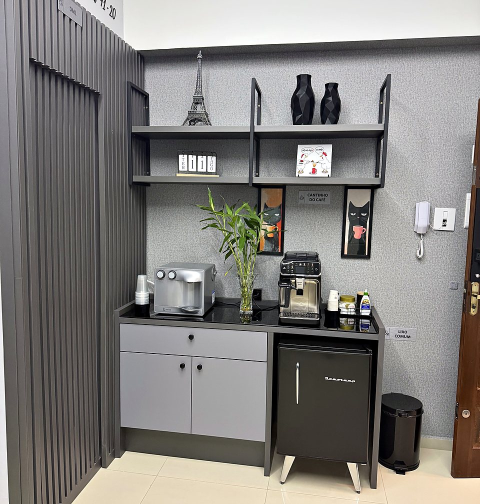
#> input picture img/cantinho-cafe.jpg, 960 x 1008 px, given in place of thalita-original.jpg, which was not available (shown at 1/2 size)
$ python preparar-retrato.py
#> lines starting #> are read from the running program, lines starting #| are printed output that depends on the picture; pictures that were not available may be replaced by others from this repository, and a replacement may not be noted
# Prepara o retrato da Thalita para o site: tira as bordas brancas do
# WhatsApp, corta no formato pedido e ajusta luz de leve.
#
#   python preparar-retrato.py <foto> [fx] [fy] [zoom] [largura] [altura] [destino]
#
#   fx    0 = puxa para a esquerda da foto, 1 = para a direita
#   fy    0 = puxa para o topo, 1 = para a base
#   zoom  1 = maior corte possível; 0.8 = fecha mais no assunto

import sys, os
from PIL import Image, ImageOps, ImageEnhance, ImageChops


def arg(i, conv, padrao):
    return conv(sys.argv[i]) if len(sys.argv) > i else padrao


ORIGEM = arg(1, str, "thalita-original.jpg")
FX = arg(2, float, 0.5)
FY = arg(3, float, 0.42)
ZOOM = arg(4, float, 1.0)
#> further down, im is the input picture: PIL image 960x1008 RGB; mean R, G, B 130.4, 127.6, 124.3
LARGURA = arg(5, int, 1200)
ALTURA = arg(6, int, 1200)
DESTINO = arg(7, str, os.path.join(os.path.dirname(os.path.abspath(__file__)), "img", "thalita.jpg"))


def sem_bordas(im):
    """Corta as faixas quase brancas que o WhatsApp deixa em volta."""
    fundo = Image.new("RGB", im.size, (255, 255, 255))
#> fundo: PIL image 960x1008 RGB; every value is 255
    dif = ImageChops.difference(im.convert("RGB"), fundo).convert("L")
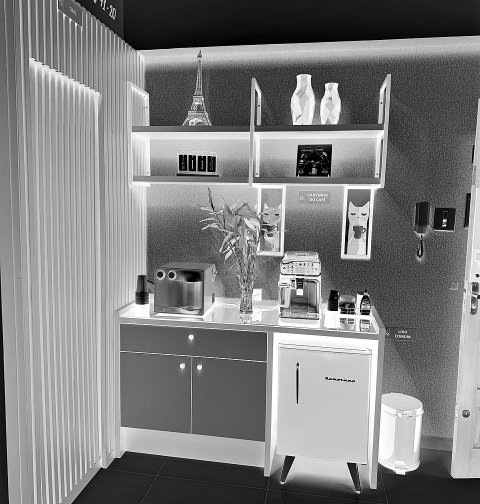
#> dif: PIL image 960x1008 L (shown at 1/2 size); min 0, max 255, mean 126.9
    caixa = dif.point(lambda p: 255 if p > 18 else 0).getbbox()
#> caixa = (0, 0, 960, 1008)
    return im.crop(caixa) if caixa else im


def enquadra(im):
    """Maior retângulo do formato pedido, reduzido pelo zoom e posicionado por fx/fy."""
    alvo = LARGURA / ALTURA
#> alvo = 1
    l, a = im.size
#> l = 960; a = 1008
    nova_l, nova_a = (int(a * alvo), a) if l / a > alvo else (l, int(l / alvo))
#> nova_l = 960; nova_a = 960
    nova_l, nova_a = int(nova_l * ZOOM), int(nova_a * ZOOM)
    x = int((l - nova_l) * FX)
#> x = 0
    y = int((a - nova_a) * FY)
#> y = 20
    return im.crop((x, y, x + nova_l, y + nova_a)).resize((LARGURA, ALTURA), Image.LANCZOS)
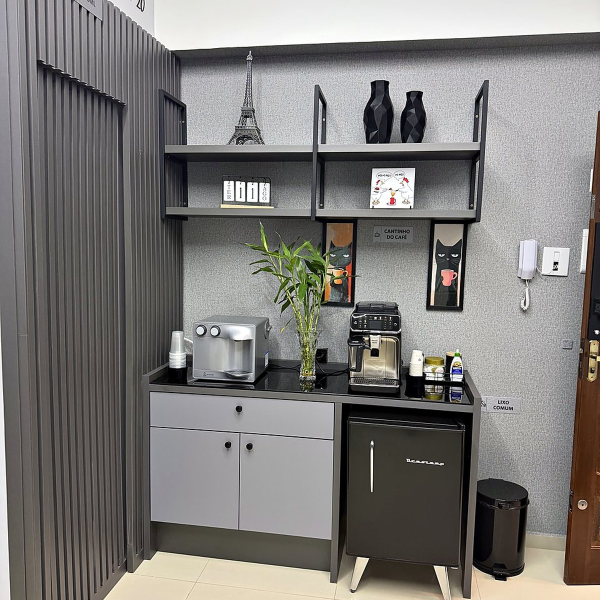
#> returned value: PIL image 1200x1200 RGB (shown at 1/2 size); mean R, G, B 126.2, 123.7, 121


im = ImageOps.exif_transpose(Image.open(ORIGEM)).convert("RGB")
im = enquadra(sem_bordas(im))
im = ImageEnhance.Brightness(im).enhance(1.02)
#> im: PIL image 1200x1200 RGB
im = ImageEnhance.Contrast(im).enhance(1.04)
im = ImageEnhance.Sharpness(im).enhance(1.15)

os.makedirs(os.path.dirname(DESTINO), exist_ok=True)
im.save(DESTINO, "JPEG", quality=86, optimize=True, progressive=True)
print(f"{DESTINO}  {im.size[0]}x{im.size[1]}  {os.path.getsize(DESTINO)/1024:.0f} KB")
#| img/thalita.jpg  1200x1200  328 KB

$ run again, on img/entrada.jpg
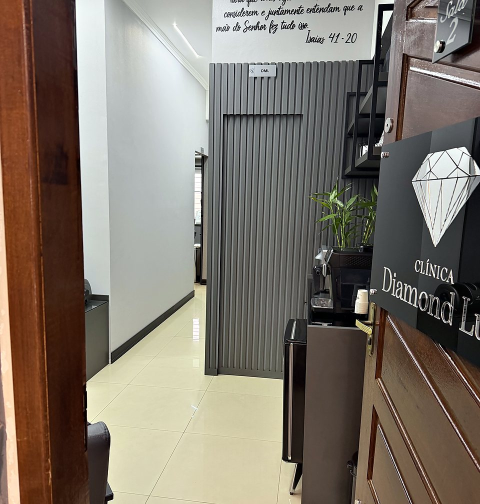
#> input picture img/entrada.jpg, 960 x 1008 px (shown at 1/2 size)
#> im is the input picture: PIL image 960x1008 RGB; mean R, G, B 126.8, 117.7, 107.1
#> fundo: PIL image 960x1008 RGB; every value is 255
#> in sem_bordas, `dif = ImageChops.difference(im.convert("RGB"), fundo).convert("L")`:
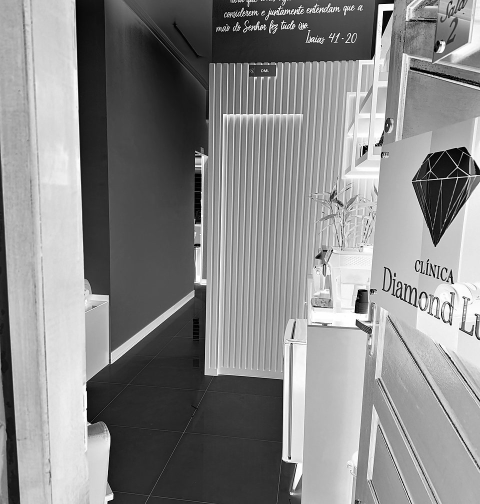
#> dif: PIL image 960x1008 L (shown at 1/2 size); min 0, max 255, mean 135.8
#> caixa = (0, 0, 960, 1008)
#> alvo = 1
#> nova_l = 960
#> x = 0
#> y = 20
#> in enquadra, `return im.crop((x, y, x + nova_l, y + nova_a)).resize((LARGURA, ALTURA..`:
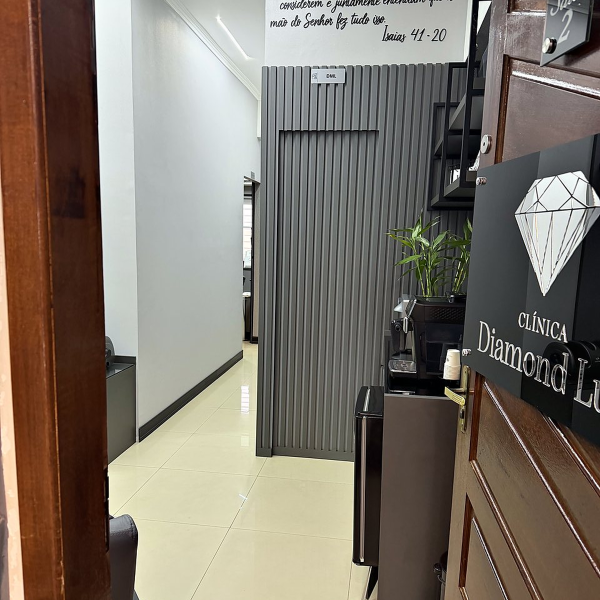
#> returned value: PIL image 1200x1200 RGB (shown at 1/2 size); mean R, G, B 125.8, 117, 106.5
#| img/thalita.jpg  1200x1200  233 KB

$ run again, on img/equipamentos.jpg
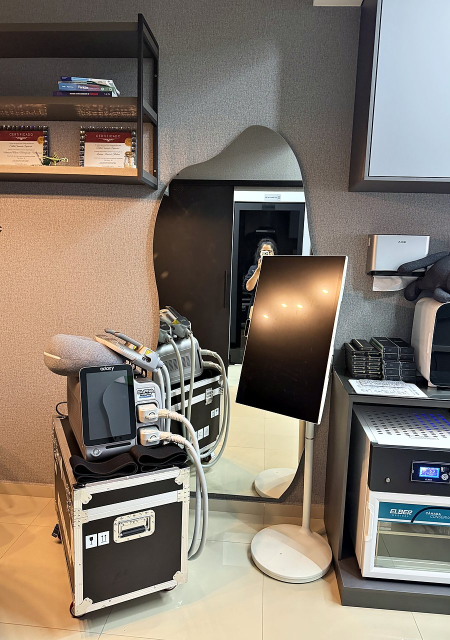
#> input picture img/equipamentos.jpg, 900 x 1280 px (shown at 1/2 size)
#> im is the input picture: PIL image 900x1280 RGB; mean R, G, B 130.4, 119.7, 108.4
#> fundo: PIL image 900x1280 RGB; every value is 255
#> in sem_bordas, `dif = ImageChops.difference(im.convert("RGB"), fundo).convert("L")`:
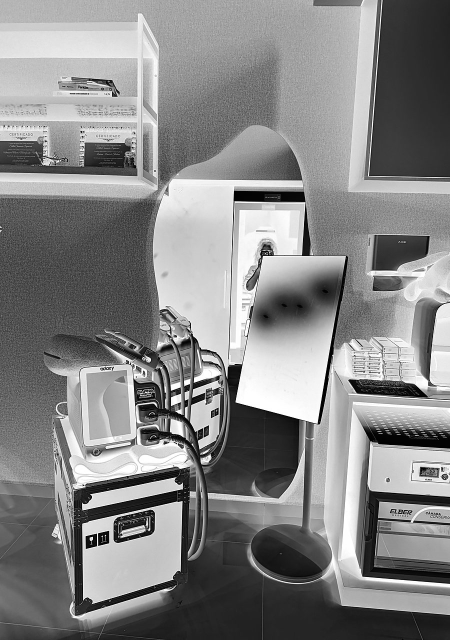
#> dif: PIL image 900x1280 L (shown at 1/2 size); min 0, max 255, mean 133.4
#> caixa = (0, 0, 900, 1280)
#> alvo = 1
#> nova_l = 900
#> x = 0
#> y = 159
#> in enquadra, `return im.crop((x, y, x + nova_l, y + nova_a)).resize((LARGURA, ALTURA..`:
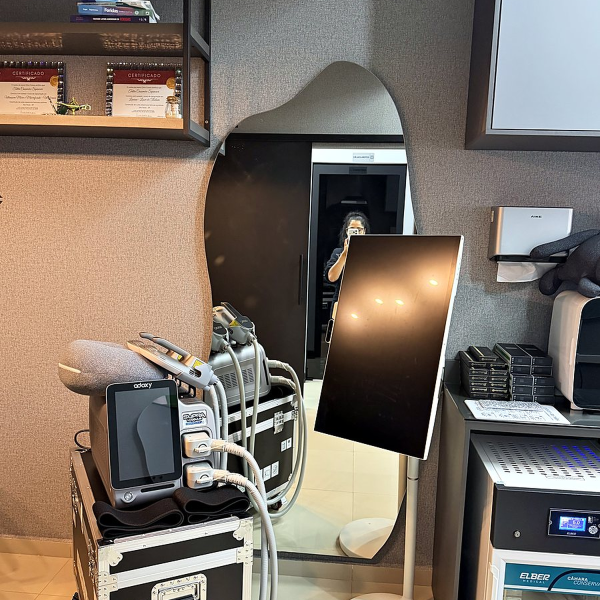
#> returned value: PIL image 1200x1200 RGB (shown at 1/2 size); mean R, G, B 125, 113.3, 103
#| img/thalita.jpg  1200x1200  343 KB
